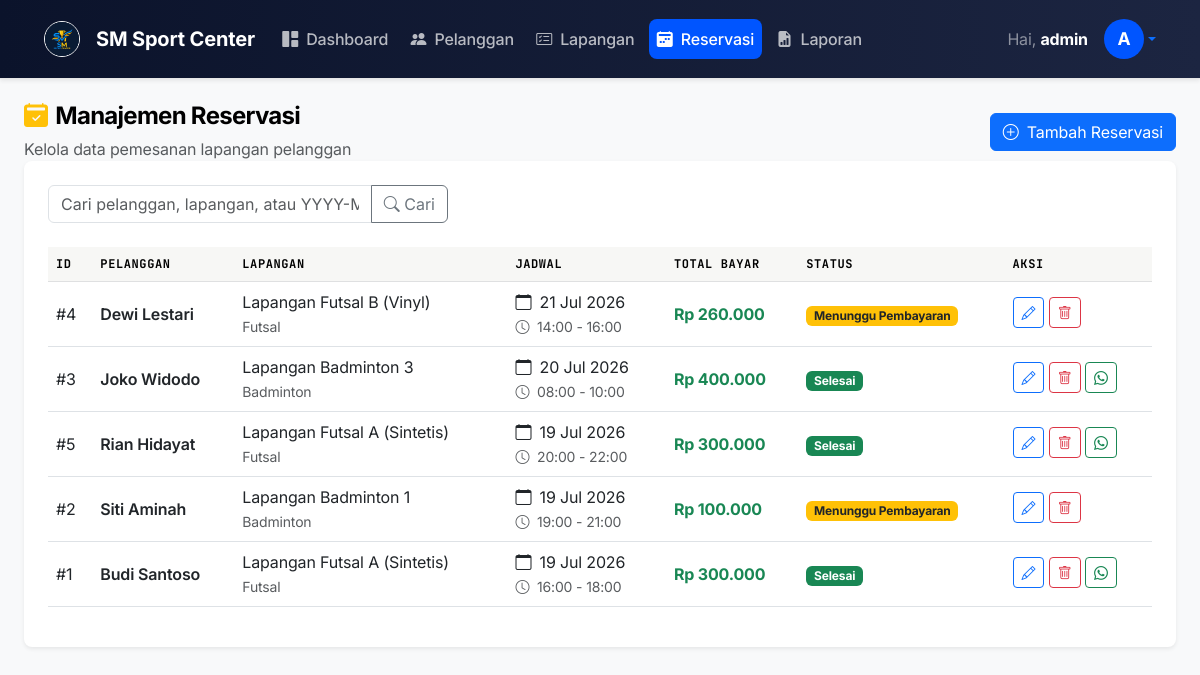
The app's page /reservasi/index.php (signed in) with its own data.
### tables this page shows
CREATE TABLE IF NOT EXISTS `reservasi` (
  `id_reservasi` INT AUTO_INCREMENT PRIMARY KEY,
  `id_pelanggan` INT NOT NULL,
  `id_lapangan` INT NOT NULL,
  `tanggal` DATE NOT NULL,
  `jam_mulai` TIME NOT NULL,
  `jam_selesai` TIME NOT NULL,
  `total_bayar` INT NOT NULL,
  `status` ENUM('Menunggu Pembayaran', 'Selesai', 'Dibatalkan') NOT NULL DEFAULT 'Menunggu Pembayaran',
  FOREIGN KEY (`id_pelanggan`) REFERENCES `pelanggan` (`id_pelanggan`) ON DELETE CASCADE ON UPDATE CASCADE,
  FOREIGN KEY (`id_lapangan`) REFERENCES `lapangan` (`id_lapangan`) ON DELETE CASCADE ON UPDATE CASCADE
);

CREATE TABLE IF NOT EXISTS `pelanggan` (
  `id_pelanggan` INT AUTO_INCREMENT PRIMARY KEY,
  `nama` VARCHAR(100) NOT NULL,
  `no_hp` VARCHAR(20) NOT NULL,
  `email` VARCHAR(100) NOT NULL
);

CREATE TABLE IF NOT EXISTS `lapangan` (
  `id_lapangan` INT AUTO_INCREMENT PRIMARY KEY,
  `nama_lapangan` VARCHAR(100) NOT NULL,
  `jenis` VARCHAR(50) NOT NULL,  
  `harga_per_jam` INT NOT NULL,
  `status` ENUM('Tersedia', 'Tidak Tersedia') NOT NULL DEFAULT 'Tersedia'
);

### reservasi/index.php (the view, shortened to what this page needs)
<?php
require_once '../config/koneksi.php';
require_once '../includes/header.php';
$search = $_GET['search'] ?? '';
$sql = "SELECT r.*, p.nama AS nama_pelanggan, p.no_hp, l.nama_lapangan, l.jenis
        FROM reservasi r
        JOIN pelanggan p ON r.id_pelanggan = p.id_pelanggan
        JOIN lapangan l ON r.id_lapangan = l.id_lapangan";
$params = [];
$sql .= " ORDER BY r.tanggal DESC, r.jam_mulai DESC";
$stmt = $koneksi->prepare($sql);
$stmt->execute($params);
$reservasi = $stmt->fetchAll();
function getStatusBadge($status) {
    if ($status === 'Selesai') return '<span class="badge bg-success">Selesai</span>';
    if ($status === 'Menunggu Pembayaran') return '<span class="badge bg-warning text-dark">Menunggu Pembayaran</span>';
    return '<span class="badge bg-danger">Dibatalkan</span>';
}
?>
<div class="page-header d-flex justify-content-between align-items-center">
    <div>
        <h4><i class="bi bi-calendar2-check-fill me-2 text-warning"></i>Manajemen Reservasi</h4>
        <p class="text-muted mb-0">Kelola data pemesanan lapangan pelanggan</p>
    </div>
    <a href="tambah.php" class="btn btn-primary">
        <i class="bi bi-plus-circle me-1"></i> Tambah Reservasi
    </a>
</div>
<div class="card shadow-sm border-0 mb-4">
    <div class="card-body p-4">
        <form action="" method="GET" class="mb-4">
            <div class="input-group" style="max-width: 400px;">
                <input type="text" class="form-control" name="search" placeholder="Cari pelanggan, lapangan, atau YYYY-MM-DD..." value="<?= htmlspecialchars($search) ?>">
                <button class="btn btn-outline-secondary" type="submit"><i class="bi bi-search"></i> Cari</button>
            </div>
        </form>
        <div class="table-responsive">
            <table class="table table-hover align-middle">
                <thead class="table-light">
                    <tr>
                        <th>ID</th>
                        <th>Pelanggan</th>
                        <th>Lapangan</th>
                        <th>Jadwal</th>
                        <th>Total Bayar</th>
                        <th>Status</th>
                        <th>Aksi</th>
                    </tr>
                </thead>
                <tbody>
                    <?php if (count($reservasi) > 0): ?>
                        <?php foreach ($reservasi as $row): ?>
                            <tr>
                                <td>#<?= $row['id_reservasi'] ?></td>
                                <td>
                                    <div class="fw-semibold"><?= htmlspecialchars($row['nama_pelanggan']) ?></div>
                                </td>
                                <td>
                                    <?= htmlspecialchars($row['nama_lapangan']) ?><br>
                                    <small class="text-muted"><?= htmlspecialchars($row['jenis']) ?></small>
                                </td>
                                <td>
                                    <div><i class="bi bi-calendar me-1"></i> <?= date('d M Y', strtotime($row['tanggal'])) ?></div>
                                    <small class="text-muted"><i class="bi bi-clock me-1"></i> <?= substr($row['jam_mulai'], 0, 5) ?> - <?= substr($row['jam_selesai'], 0, 5) ?></small>
                                </td>
                                <td class="fw-bold text-success">
                                    Rp <?= number_format($row['total_bayar'], 0, ',', '.') ?>
                                </td>
                                <td><?= getStatusBadge($row['status']) ?></td>
                                <td>
                                    <a href="edit.php?id=<?= $row['id_reservasi'] ?>" class="btn btn-sm btn-outline-primary mb-1" title="Edit">
                                        <i class="bi bi-pencil"></i>
                                    </a>
                                    <a href="hapus.php?id=<?= $row['id_reservasi'] ?>" class="btn btn-sm btn-outline-danger mb-1" title="Hapus" onclick="return confirm('Yakin ingin menghapus data reservasi ini?');">
                                        <i class="bi bi-trash"></i>
                                    </a>
                                    <?php if ($row['status'] === 'Selesai' && !empty($row['no_hp'])): ?>
                                        <?php
                                            $no_wa = $row['no_hp'];
                                            if(strpos($no_wa, '0') === 0) $no_wa = '62' . substr($no_wa, 1);
                                            $struk_url = "http://localhost/SMSportCenter/struk.php?id=" . $row['id_reservasi'];
                                            $pesan_wa = "Terima kasih, reservasi Anda telah kami konfirmasi dan berstatus Selesai. Anda dapat melihat E-Receipt / struk lunas Anda di link berikut: " . $struk_url;
                                            $wa_link = "https://wa.me/" . $no_wa . "?text=" . urlencode($pesan_wa);
                                        ?>
                                        <a href="<?= $wa_link ?>" target="_blank" class="btn btn-sm btn-outline-success mb-1" title="Kirim Struk via WA">
                                            <i class="bi bi-whatsapp"></i>
                                        </a>
                                    <?php endif; ?>
                                </td>
                            </tr>
                        <?php endforeach; ?>
                    <?php endif; ?>
                </tbody>
            </table>
        </div>
    </div>
</div>
<?php require_once '../includes/footer.php'; ?>

### assets/css/style.css (style rules this page uses)
:root { --primary: #0055ff; --on-primary: #ffffff; --canvas: #ffffff; --ink: #000000; --inverse-canvas: #000000; --inverse-ink: #ffffff; --hairline: #e6e6e6; --surface-soft: #f7f7f5; --block-lime: #dceeb1; --block-lilac: #c5b0f4; --block-cream: #f4ecd6; --block-mint: #c8e6cd; --block-navy: #1f1d3d; --font-sans: 'Inter', -apple-system, sans-serif; --font-mono: 'JetBrains Mono', monospace; --rounded-md: 8px; --rounded-lg: 24px; --rounded-pill: 50px; --sidebar-width: 270px; --sidebar-bg: linear-gradient(180deg, #0B132B 0%, #1C2541 100%); --sidebar-border: rgba(255, 255, 255, 0.1); --sidebar-text: #9ca3af; --bg-light: #f8fafc; --transition: 0.2s ease; }
*, *::before, *::after { box-sizing: border-box; margin: 0; padding: 0; }
body { font-family: var(--font-sans); background: var(--canvas); color: var(--ink); font-size: 16px; font-weight: 400; line-height: 1.5; min-height: 100vh; letter-spacing: -0.01em; }
h1, h2, h3, h4, h5, h6 { font-weight: 700; letter-spacing: -0.03em; color: var(--ink); line-height: 1.1; }
.card { border: 1px solid var(--hairline); border-radius: var(--rounded-md); background: #fff; box-shadow: none; }
.card-body { padding: 24px; }
.table th { background: var(--surface-soft); font-family: var(--font-mono); font-size: 0.75rem; text-transform: uppercase; letter-spacing: 0.05em; color: var(--ink); }

### records on screen
reservasi: id_reservasi "4", id_pelanggan.nama "Dewi Lestari", id_lapangan.nama_lapangan "Lapangan Futsal B (Vinyl)", id_lapangan.jenis "Futsal", tanggal "21 Jul 2026", jam_mulai "14:00", jam_selesai "16:00", total_bayar "260.000", shows "Menunggu Pembayaran"
reservasi: id_reservasi "3", id_pelanggan.nama "Joko Widodo", id_lapangan.nama_lapangan "Lapangan Badminton 3", id_lapangan.jenis "Badminton", tanggal "20 Jul 2026", jam_mulai "08:00", jam_selesai "10:00", total_bayar "400.000", status "Selesai"
reservasi: id_reservasi "5", id_pelanggan.nama "Rian Hidayat", id_lapangan.nama_lapangan "Lapangan Futsal A (Sintetis)", id_lapangan.jenis "Futsal", tanggal "19 Jul 2026", jam_mulai "20:00", jam_selesai "22:00", total_bayar "300.000", status "Selesai"
reservasi: id_reservasi "2", id_pelanggan.nama "Siti Aminah", id_lapangan.nama_lapangan "Lapangan Badminton 1", id_lapangan.jenis "Badminton", tanggal "19 Jul 2026", jam_mulai "19:00", jam_selesai "21:00", total_bayar "100.000", shows "Menunggu Pembayaran"
reservasi: id_reservasi "1", id_pelanggan.nama "Budi Santoso", id_lapangan.nama_lapangan "Lapangan Futsal A (Sintetis)", id_lapangan.jenis "Futsal", tanggal "19 Jul 2026", jam_mulai "16:00", jam_selesai "18:00", total_bayar "300.000", status "Selesai"

### other values on screen
$_SESSION['username'] "admin"
substr($_SESSION['username'], 0, 1) "A"
